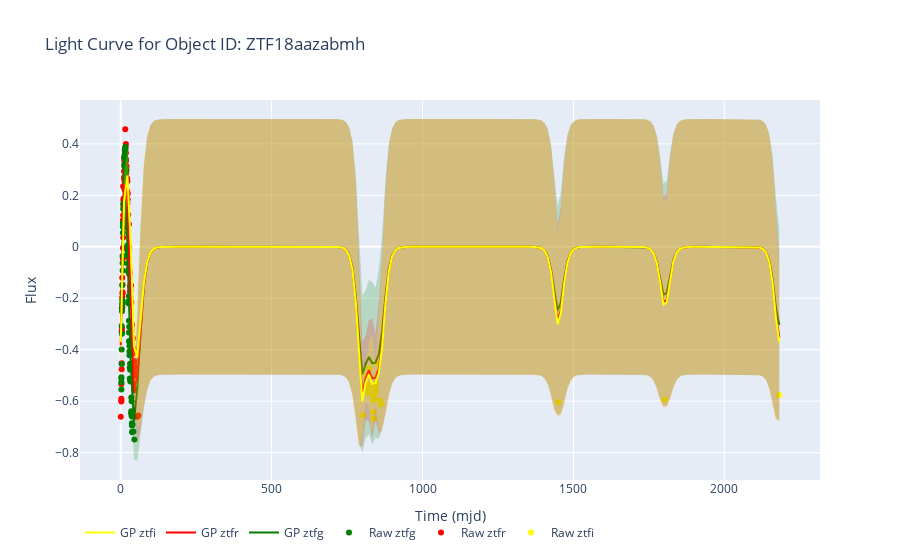

This figure's notebook cell:
### Code cell
# test new kernel

kernel, suite_df = g.fit_2d_gp(df_gp_ready, return_kernel=True)
gp_final = g.process_gaussian(df_gp_ready, kernel=kernel, number_gp=200)

one_gp = gp_final[gp_final['obj_id'] == obj_id]
plot_gp(one_raw, one_gp)

### Figure 1 — Plotly figure (JSON) as saved in the notebook; plotly's stock layout.template omitted (floating-point values rounded to 4 significant figures; data arrays with more than 128 entries replaced by an {"elided": "..."} marker saying what was removed)
{"data": [{"hovertemplate": "mjd: %{x}<br>flux: %{y}<br>filter: %{text}<br>obj_id: ZTF18aazabmh", "marker": {"color": "rgba(255, 255, 0, 1.0)"}, "mode": "markers", "name": "Raw ztfi", "text": ["ztfi", "ztfi", "ztfi", "ztfi", "ztfi", "ztfi", "ztfi", "ztfi", "ztfi", "ztfi", "ztfi", "ztfi", "ztfi", "ztfi", "ztfi", "ztfi", "ztfi", "ztfi", "ztfi", "ztfi", "ztfi", "ztfi", "ztfi", "ztfi", "ztfi"], "type": "scatter", "x": [1803.0, 1450.0, 801.9, 814.8, 819.9, 820.9, 820.9, 822.0, 823.0, 835.9, 836.9, 836.9, 837.8, 838.8, 841.8, 841.9, 843.8, 843.9, 844.8, 844.8, 845.8, 846.9, 859.8, 861.8, 2182.0], "y": [-0.5933, -0.6034, -0.6544, -0.5002, -0.5684, -0.5615, -0.5447, -0.5361, -0.4731, -0.6417, -0.5964, -0.5797, -0.5881, -0.6673, -0.5395, -0.5894, -0.5566, -0.5303, -0.5578, -0.5357, -0.5625, -0.4535, -0.5981, -0.6116, -0.5757]}, {"hovertemplate": "mjd: %{x}<br>flux: %{y}<br>filter: %{text}<br>obj_id: ZTF18aazabmh", "marker": {"color": "rgba(255, 0, 0, 1.0)"}, "mode": "markers", "name": "Raw ztfr", "text": ["ztfr", "ztfr", "ztfr", "ztfr", "ztfr", "ztfr", "ztfr", "ztfr", "ztfr", "ztfr", "ztfr", "ztfr", "ztfr", "ztfr", "ztfr", "ztfr", "ztfr", "ztfr", "ztfr", "ztfr", "ztfr", "ztfr", "ztfr", "ztfr", "ztfr", "ztfr", "ztfr", "ztfr", "ztfr", "ztfr", "ztfr", "ztfr", "ztfr", "ztfr", "ztfr", "ztfr", "ztfr", "ztfr", "ztfr", "ztfr", "ztfr", "ztfr", "ztfr", "ztfr", "ztfr", "ztfr", "ztfr", "ztfr", "ztfr", "ztfr", "ztfr", "ztfr", "ztfr", "ztfr", "ztfr", "ztfr", "ztfr", "ztfr", "ztfr", "ztfr", "ztfr", "ztfr", "ztfr", "ztfr", "ztfr", "ztfr", "ztfr", "ztfr", "ztfr", "ztfr", "ztfr", "ztfr", "ztfr", "ztfr", "ztfr", "ztfr", "ztfr", "ztfr", "ztfr", "ztfr", "ztfr", "ztfr", "ztfr", "ztfr", "ztfr", "ztfr", "ztfr", "ztfr", "ztfr", "ztfr", "ztfr", "ztfr", "ztfr", "ztfr", "ztfr", "ztfr", "ztfr", "ztfr", "ztfr", "ztfr", "ztfr", "ztfr", "ztfr", "ztfr", "ztfr", "ztfr", "ztfr", "ztfr", "ztfr"], "type": "scatter", "x": [0, 1.956, 1.981, 1.982, 2.001, 2.959, 3.066, 3.088, 3.982, 4.0, 4.019, 5.005, 5.017, 5.017, 5.044, 5.979, 5.998, 6.02, 7.006, 7.023, 7.038, 7.98, 7.996, 8.024, 8.984, 8.995, 9.064, 10.94, 10.94, 10.96, 11.0, 11.96, 11.98, 12.0, 12.92, 12.93, 14.01, 14.02, 14.04, 14.96, 14.98, 15.0, 15.94, 15.96, 15.98, 16.93, 16.93, 16.96, 16.98, 17.96, 18.0, 18.94, 18.96, 18.98, 20.01, 20.98, 21.0, 21.0, 21.02, 21.98, 22.0, 22.02, 23.02, 23.04, 23.08, 24.86, 25.05, 26.99, 27.0, 27.02, 27.02, 28.0, 28.02, 28.05, 29.02, 29.04, 29.09, 30.86, 30.87, 31.06, 31.92, 31.99, 32.02, 34.07, 34.07, 35.06, 35.9, 35.92, 36.09, 36.89, 37.86, 37.87, 37.89, 38.92, 39.04, 39.9, 39.92, 42.02, 42.05, 42.94, 43.94, 44.04, 44.92, 44.94, 44.95, 45.91, 45.96, 54.88, 58.02], "y": [-0.6607, -0.6009, -0.5974, -0.5908, -0.5332, -0.329, -0.4764, -0.4526, -0.2392, -0.3294, -0.3154, -0.2347, -0.1201, -0.196, -0.2227, -0.1472, -0.1771, -0.1814, -0.004298, -0.0457, 0.1029, 0.1226, 0.2356, 0.03613, 0.1864, 0.1798, 0.1565, 0.2936, 0.3462, 0.2317, 0.2653, 0.3334, 0.3181, 0.2726, 0.2547, 0.2212, 0.3247, 0.345, 0.3135, 0.3358, 0.3633, 0.4572, 0.389, 0.2446, 0.2946, 0.3992, 0.3414, 0.3326, 0.3657, 0.2858, 0.224, 0.2987, 0.1876, 0.3125, 0.2635, 0.2162, 0.2028, 0.1521, 0.2664, 0.1679, 0.2087, 0.2548, 0.2048, 0.1836, 0.07202, 0.1244, 0.08804, 0.08749, -0.08452, -0.009693, -0.04426, -0.1057, -0.01637, 0.0003766, -0.09162, -0.09836, -0.09813, -0.105, -0.1555, -0.1748, -0.1919, -0.1488, -0.167, -0.2115, -0.1502, -0.2172, -0.3086, -0.3259, -0.3827, -0.3026, -0.3033, -0.4061, -0.3636, -0.4144, -0.3566, -0.4584, -0.3542, -0.4678, -0.3962, -0.4789, -0.462, -0.5476, -0.558, -0.4863, -0.4452, -0.465, -0.5012, -0.6606, -0.6558]}, {"hovertemplate": "mjd: %{x}<br>flux: %{y}<br>filter: %{text}<br>obj_id: ZTF18aazabmh", "marker": {"color": "rgba(0, 128, 0, 1.0)"}, "mode": "markers", "name": "Raw ztfg", "text": ["ztfg", "ztfg", "ztfg", "ztfg", "ztfg", "ztfg", "ztfg", "ztfg", "ztfg", "ztfg", "ztfg", "ztfg", "ztfg", "ztfg", "ztfg", "ztfg", "ztfg", "ztfg", "ztfg", "ztfg", "ztfg", "ztfg", "ztfg", "ztfg", "ztfg", "ztfg", "ztfg", "ztfg", "ztfg", "ztfg", "ztfg", "ztfg", "ztfg", "ztfg", "ztfg", "ztfg", "ztfg", "ztfg", "ztfg", "ztfg", "ztfg", "ztfg", "ztfg", "ztfg", "ztfg", "ztfg", "ztfg", "ztfg", "ztfg", "ztfg", "ztfg", "ztfg", "ztfg", "ztfg", "ztfg", "ztfg", "ztfg", "ztfg", "ztfg", "ztfg", "ztfg", "ztfg", "ztfg", "ztfg", "ztfg", "ztfg", "ztfg", "ztfg", "ztfg", "ztfg", "ztfg", "ztfg", "ztfg", "ztfg", "ztfg", "ztfg", "ztfg", "ztfg", "ztfg", "ztfg", "ztfg", "ztfg", "ztfg", "ztfg"], "type": "scatter", "x": [2.028, 2.042, 2.045, 2.062, 3.002, 3.024, 3.039, 3.941, 3.958, 4.08, 4.938, 4.957, 4.958, 6.045, 6.061, 6.087, 6.959, 6.979, 7.084, 7.933, 8.045, 8.046, 12.04, 12.06, 12.08, 13.04, 13.06, 13.08, 13.88, 13.9, 13.9, 13.92, 15.02, 15.11, 15.89, 16.11, 16.88, 16.9, 17.03, 17.03, 17.89, 18.05, 18.89, 19.04, 20.92, 21.87, 21.89, 21.91, 22.86, 22.88, 22.9, 24.13, 24.94, 24.96, 24.98, 27.09, 27.09, 27.1, 27.88, 27.89, 27.98, 28.88, 28.9, 28.99, 29.99, 30.0, 30.0, 30.92, 31.0, 31.02, 31.88, 34.02, 35.02, 35.05, 36.02, 36.04, 36.92, 36.92, 37.02, 38.0, 38.07, 39.06, 42.08, 45.09], "y": [-0.5545, -0.5264, -0.5074, -0.5123, -0.3084, -0.3992, -0.4556, -0.338, -0.2384, -0.2507, -0.2079, -0.1494, -0.2221, -0.03579, -0.09184, -0.06269, 0.05457, 0.07945, 0.09273, 0.1667, 0.1471, 0.07636, 0.3469, 0.3193, 0.3119, 0.3456, 0.359, 0.3764, 0.3545, 0.3563, 0.3731, 0.3417, 0.3877, 0.2715, 0.3804, 0.3382, 0.1493, 0.1553, 0.1516, 0.2478, 0.2912, 0.3024, 0.1687, 0.1758, 0.1737, -0.03184, 0.1196, 0.00516, -0.01612, -0.06494, -0.01217, -0.09327, -0.212, -0.09754, -0.2196, -0.2872, -0.3328, -0.1917, -0.3659, -0.3111, -0.3683, -0.4214, -0.3854, -0.4075, -0.4061, -0.512, -0.47, -0.4541, -0.4784, -0.5172, -0.5236, -0.6456, -0.5862, -0.6395, -0.6571, -0.6005, -0.686, -0.66, -0.695, -0.7204, -0.7185, -0.6919, -0.7176, -0.749]}, {"line": {"color": "rgba(0, 128, 0, 1.0)"}, "mode": "lines", "name": "GP ztfg", "type": "scatter", "x": {"elided": "200 float values"}, "y": {"elided": "200 float values"}}, {"line": {"color": "rgba(0, 128, 0, 0)"}, "mode": "lines", "name": "Upper Bound ztfg", "showlegend": false, "type": "scatter", "x": {"elided": "200 float values"}, "y": {"elided": "200 float values"}}, {"fill": "tonexty", "fillcolor": "rgba(0, 128, 0, 0.2)", "line": {"color": "rgba(0, 128, 0, 0)"}, "mode": "lines", "name": "Lower Bound ztfg", "showlegend": false, "type": "scatter", "x": {"elided": "200 float values"}, "y": {"elided": "200 float values"}}, {"line": {"color": "rgba(255, 0, 0, 1.0)"}, "mode": "lines", "name": "GP ztfr", "type": "scatter", "x": {"elided": "200 float values"}, "y": {"elided": "200 float values"}}, {"line": {"color": "rgba(255, 0, 0, 0)"}, "mode": "lines", "name": "Upper Bound ztfr", "showlegend": false, "type": "scatter", "x": {"elided": "200 float values"}, "y": {"elided": "200 float values"}}, {"fill": "tonexty", "fillcolor": "rgba(255, 0, 0, 0.2)", "line": {"color": "rgba(255, 0, 0, 0)"}, "mode": "lines", "name": "Lower Bound ztfr", "showlegend": false, "type": "scatter", "x": {"elided": "200 float values"}, "y": {"elided": "200 float values"}}, {"line": {"color": "rgba(255, 255, 0, 1.0)"}, "mode": "lines", "name": "GP ztfi", "type": "scatter", "x": {"elided": "200 float values"}, "y": {"elided": "200 float values"}}, {"line": {"color": "rgba(255, 255, 0, 0)"}, "mode": "lines", "name": "Upper Bound ztfi", "showlegend": false, "type": "scatter", "x": {"elided": "200 float values"}, "y": {"elided": "200 float values"}}, {"fill": "tonexty", "fillcolor": "rgba(255, 255, 0, 0.2)", "line": {"color": "rgba(255, 255, 0, 0)"}, "mode": "lines", "name": "Lower Bound ztfi", "showlegend": false, "type": "scatter", "x": {"elided": "200 float values"}, "y": {"elided": "200 float values"}}], "layout": {"legend": {"orientation": "h"}, "title": {"text": "Light Curve for Object ID: ZTF18aazabmh"}, "xaxis": {"title": {"text": "Time (mjd)"}}, "yaxis": {"title": {"text": "Flux"}}}}
